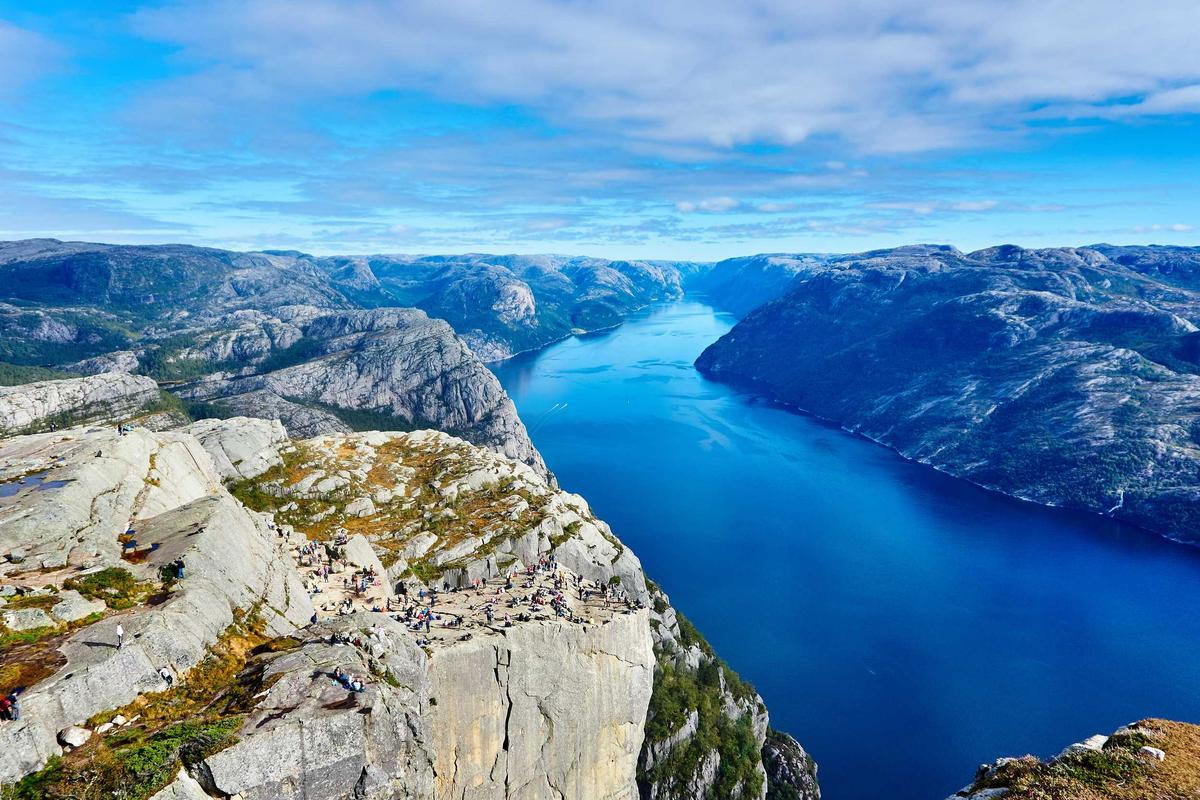
#> input picture demo/input/sample.jpg, 1200 x 800 px
$ python filter_demo.py
#> lines starting #> are read from the running program, lines starting #| are printed output that depends on the picture
"""
Demo: what "applying a convolution filter" means.
Takes one photo and produces blurred, sharpened and edge-detected versions,
using a hand-written convolution (the same idea we will write in C++ later).
"""
import sys
from pathlib import Path
import numpy as np
from PIL import Image
import matplotlib
matplotlib.use("Agg")
import matplotlib.pyplot as plt

HERE = Path(__file__).parent
src = Path(sys.argv[1]) if len(sys.argv) > 1 else HERE / "input" / "sample.jpg"
out_dir = HERE / "output"
out_dir.mkdir(exist_ok=True)

# ---------------- The kernels (small grids of numbers) ----------------
GAUSSIAN_5x5 = np.outer([1, 4, 6, 4, 1], [1, 4, 6, 4, 1]) / 256.0
SHARPEN_3x3 = np.array([[ 0, -1,  0],
                        [-1,  5, -1],
                        [ 0, -1,  0]], dtype=float)
SOBEL_X = np.array([[-1, 0, 1],
                    [-2, 0, 2],
                    [-1, 0, 1]], dtype=float)
SOBEL_Y = SOBEL_X.T


def convolve(channel: np.ndarray, kernel: np.ndarray) -> np.ndarray:
    """For every pixel: multiply its neighbourhood by the kernel and sum.
    Borders are handled by repeating the edge pixels (padding)."""
    k = kernel.shape[0] // 2
    padded = np.pad(channel, k, mode="edge")
    h, w = channel.shape
    out = np.zeros((h, w), dtype=float)
    # Loop over kernel cells; each step adds (kernel value x shifted image).
    # Mathematically identical to looping over every pixel, just faster in Python.
    for dy in range(kernel.shape[0]):
        for dx in range(kernel.shape[1]):
            out += kernel[dy, dx] * padded[dy:dy + h, dx:dx + w]
    return out


def apply_rgb(img: np.ndarray, kernel: np.ndarray) -> np.ndarray:
    return np.stack([convolve(img[..., c], kernel) for c in range(3)], axis=-1)


def to_u8(a: np.ndarray) -> np.ndarray:
    return np.clip(a, 0, 255).astype(np.uint8)


img = np.asarray(Image.open(src).convert("RGB"), dtype=float)
gray = img @ np.array([0.299, 0.587, 0.114])

blur = to_u8(apply_rgb(img, GAUSSIAN_5x5))
#> in convolve, `padded = np.pad(channel, k, mode="edge")`:
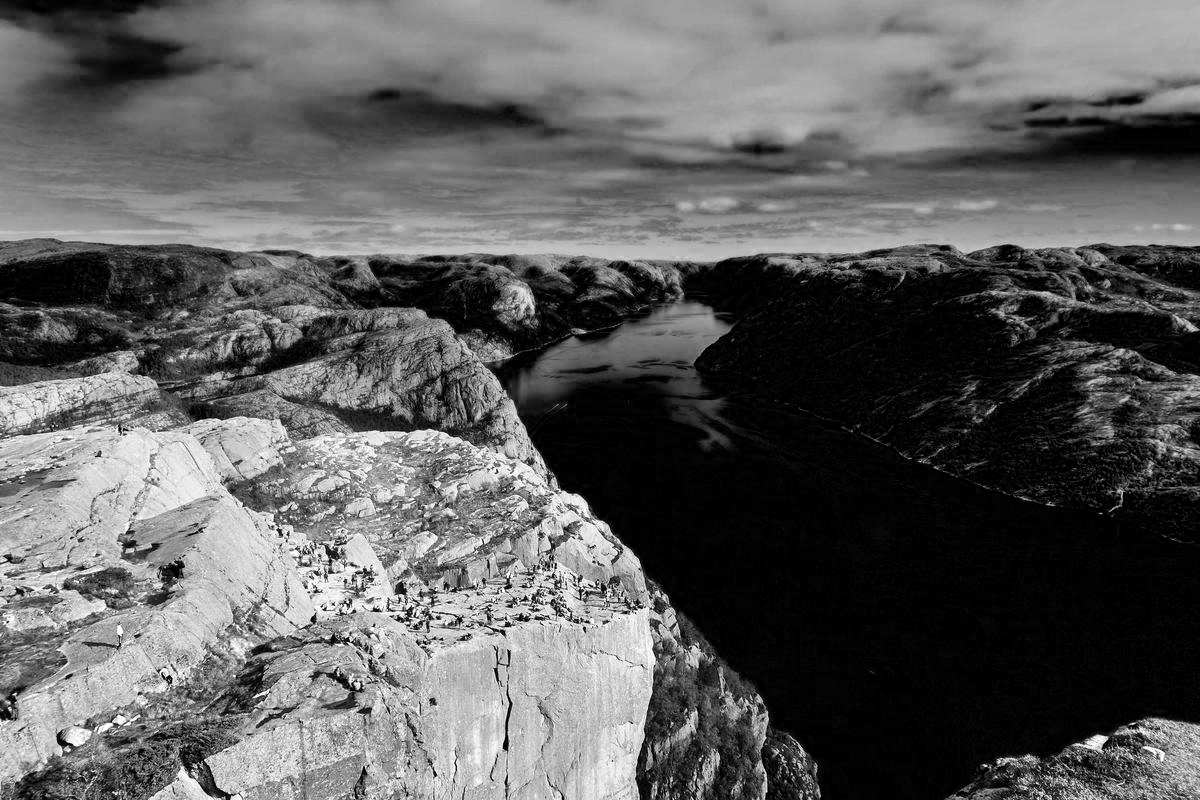
#> channel: shape (800, 1200) float64; min 0, max 255, mean 94.3
sharp = to_u8(apply_rgb(img, SHARPEN_3x3))
#> after the loop in convolve (call 4), `for dy in range(kernel.shape[0]):`:
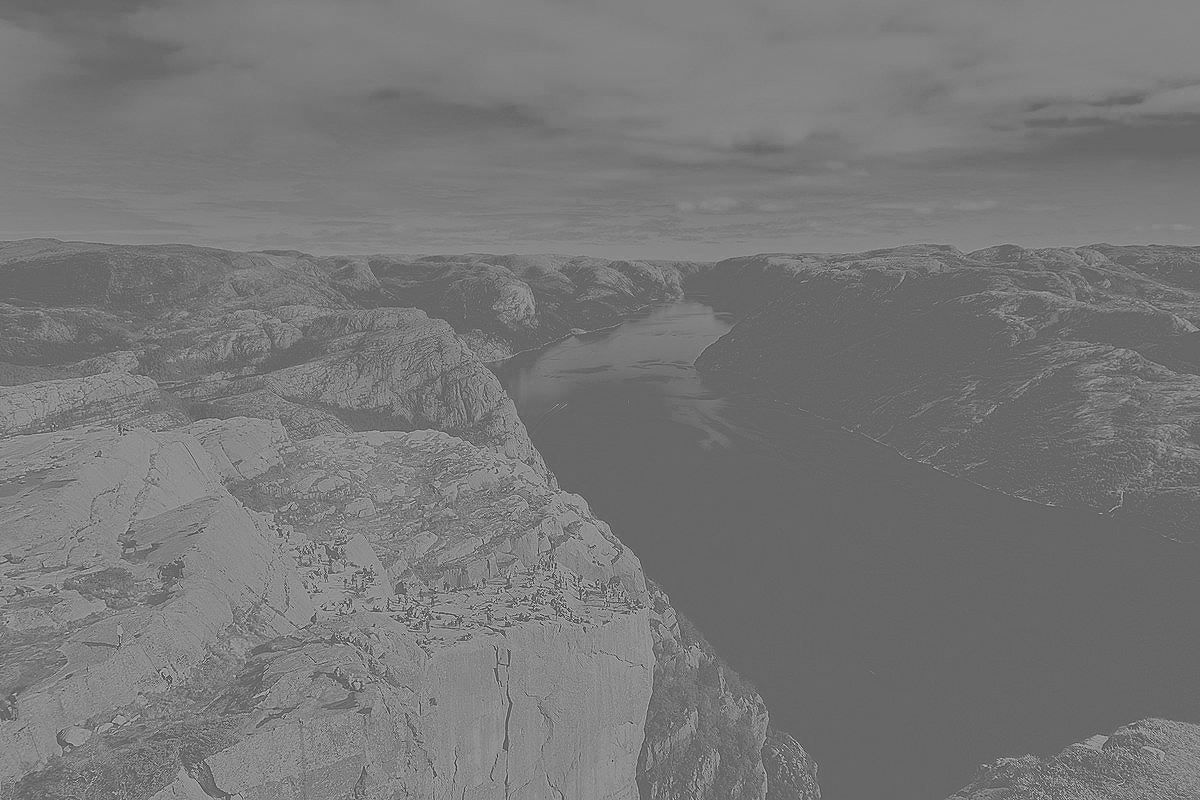
#> out: shape (800, 1200) float64; min -586, max 867, mean 94.3; drawn with min black and max white
gx, gy = convolve(gray, SOBEL_X), convolve(gray, SOBEL_Y)
#> after the loop in convolve (call 8), `for dy in range(kernel.shape[0]):`:
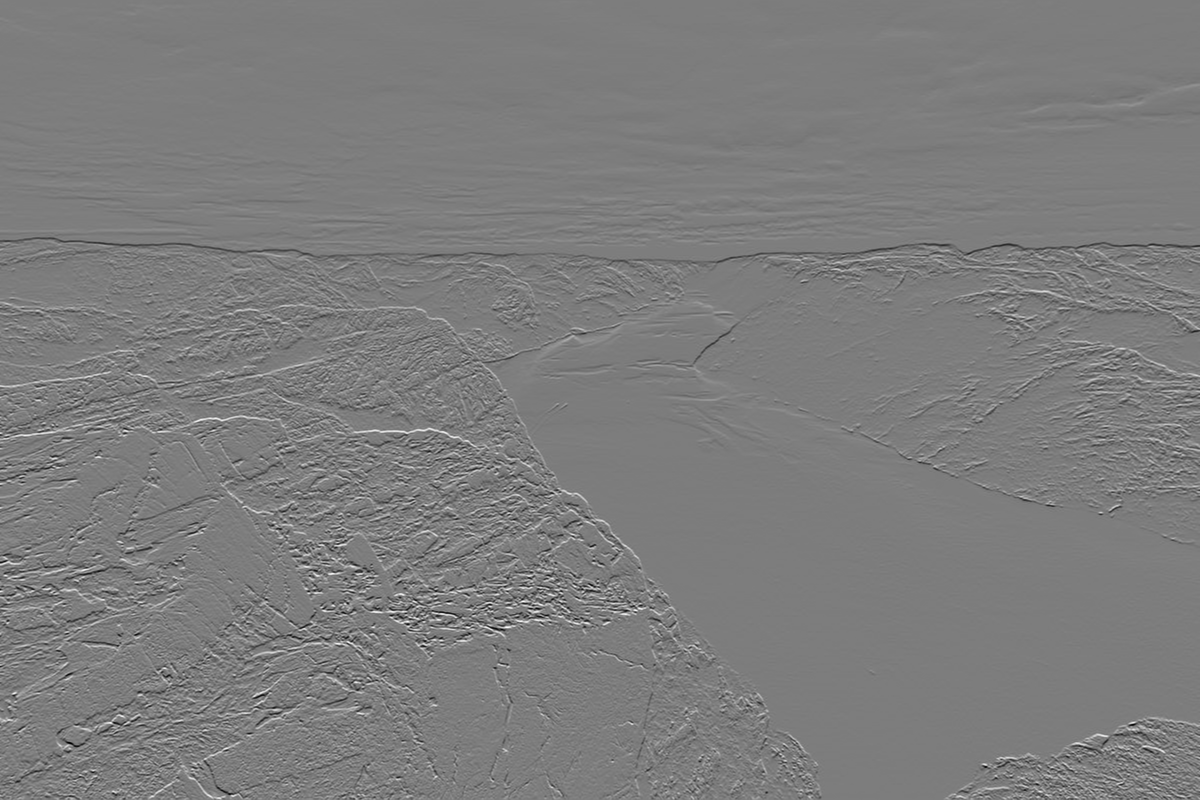
#> out: shape (800, 1200) float64; min -933.5, max 966.9, mean -0.6; drawn with min black and max white
edges = to_u8(np.hypot(gx, gy))
#> in to_u8 (call 3), `return np.clip(a, 0, 255).astype(np.uint8)`:
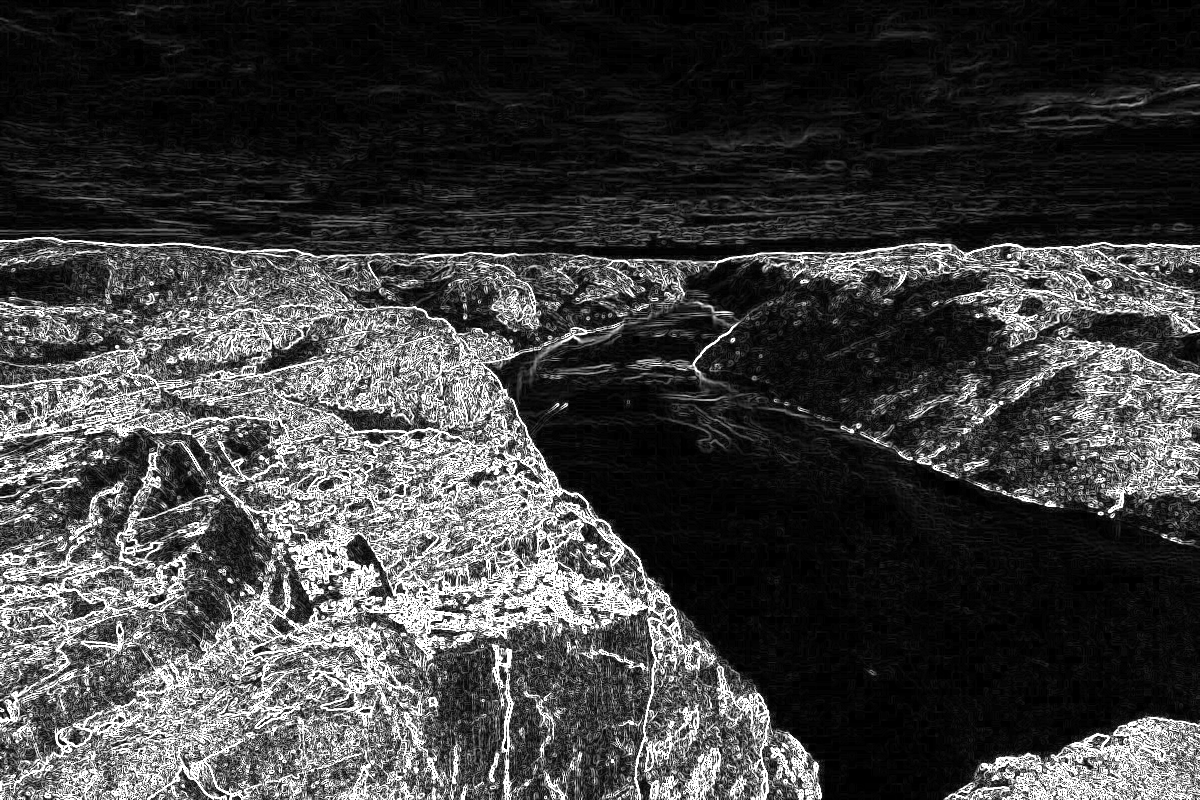
#> returned value: shape (800, 1200); min 0, max 255, mean 64.3

original = img.astype(np.uint8)
#> original is the input picture: shape (800, 1200, 3); mean R, G, B 94.3, 140.9, 176.5
Image.fromarray(blur).save(out_dir / "sample_blur.jpg", quality=95)
Image.fromarray(sharp).save(out_dir / "sample_sharp.jpg", quality=95)
Image.fromarray(edges).save(out_dir / "sample_edges.jpg", quality=95)

# ---------------- Comparison sheet: full images + zoomed crops ----------------
h, w = gray.shape
#> h = 800; w = 1200
cy, cx, s = int(h * 0.45), int(w * 0.40), 160      # zoom window
#> cy = 360; cx = 480; s = 160
crop = lambda a: a[cy:cy + s, cx:cx + s]

panels = [("Original", original, None),
          ("Gaussian Blur (5x5)", blur, None),
          ("Sharpen (3x3)", sharp, None),
          ("Edge Detection (Sobel)", edges, "gray")]

fig, axes = plt.subplots(2, 4, figsize=(20, 9.5))
for i, (title, im, cmap) in enumerate(panels):
    axes[0, i].imshow(im, cmap=cmap)
    axes[0, i].set_title(title, fontsize=15, fontweight="bold")
    axes[0, i].add_patch(plt.Rectangle((cx, cy), s, s, fill=False, ec="red", lw=2))
    axes[1, i].imshow(crop(im), cmap=cmap, interpolation="nearest")
    axes[1, i].set_title("Zoomed (red box)", fontsize=12)
    for r in (0, 1):
        axes[r, i].axis("off")
#> this loop made 4 passes
#> (title, cmap) on passes 1 to 4: ('Original', None), ('Gaussian Blur (5x5)', None), ('Sharpen (3x3)', None), ('Edge Detection (Sobel)', 'gray')
fig.suptitle("Same photo, 3 convolution filters  (every one of the "
             f"{h * w:,} pixels recomputed per filter)", fontsize=16)
fig.tight_layout()
fig.savefig(out_dir / "comparison.png", dpi=80)
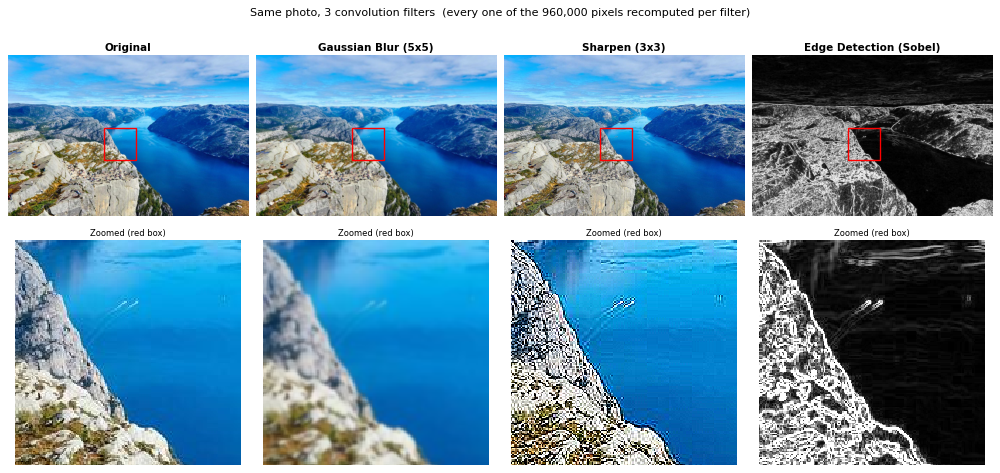
#> figure drawn by matplotlib, 8 panels
print("saved:", out_dir / "comparison.png")
